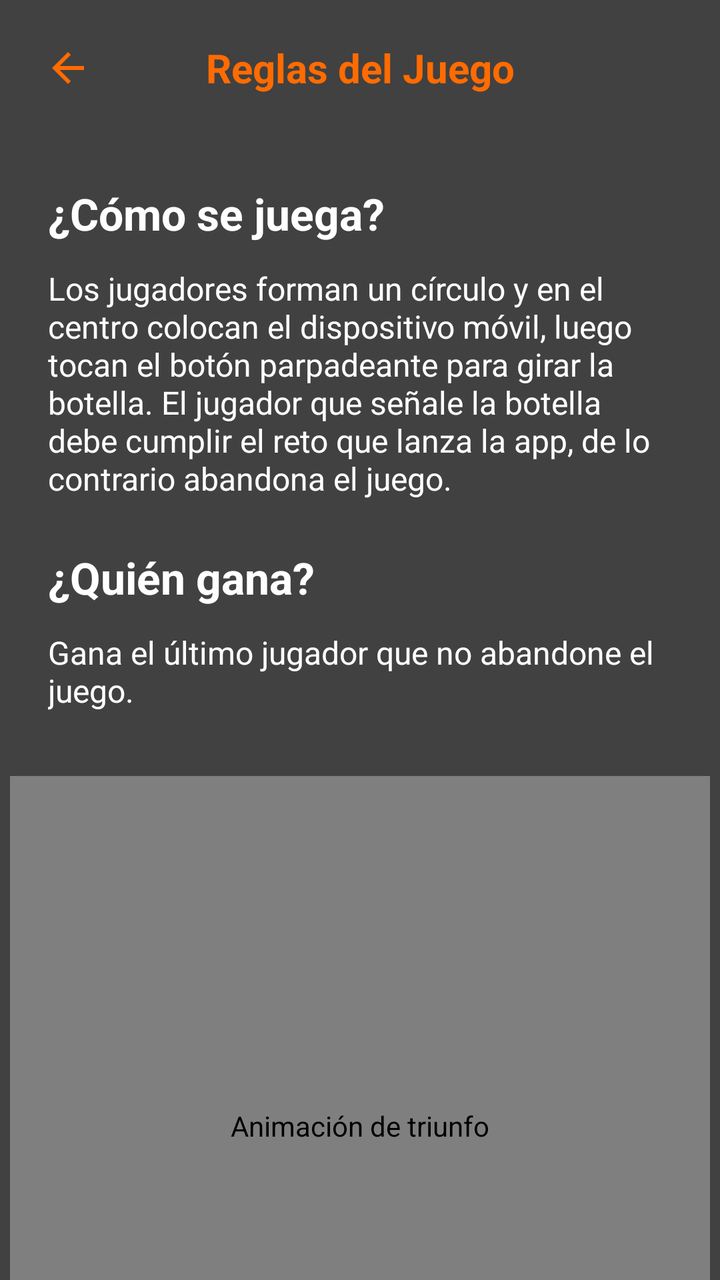
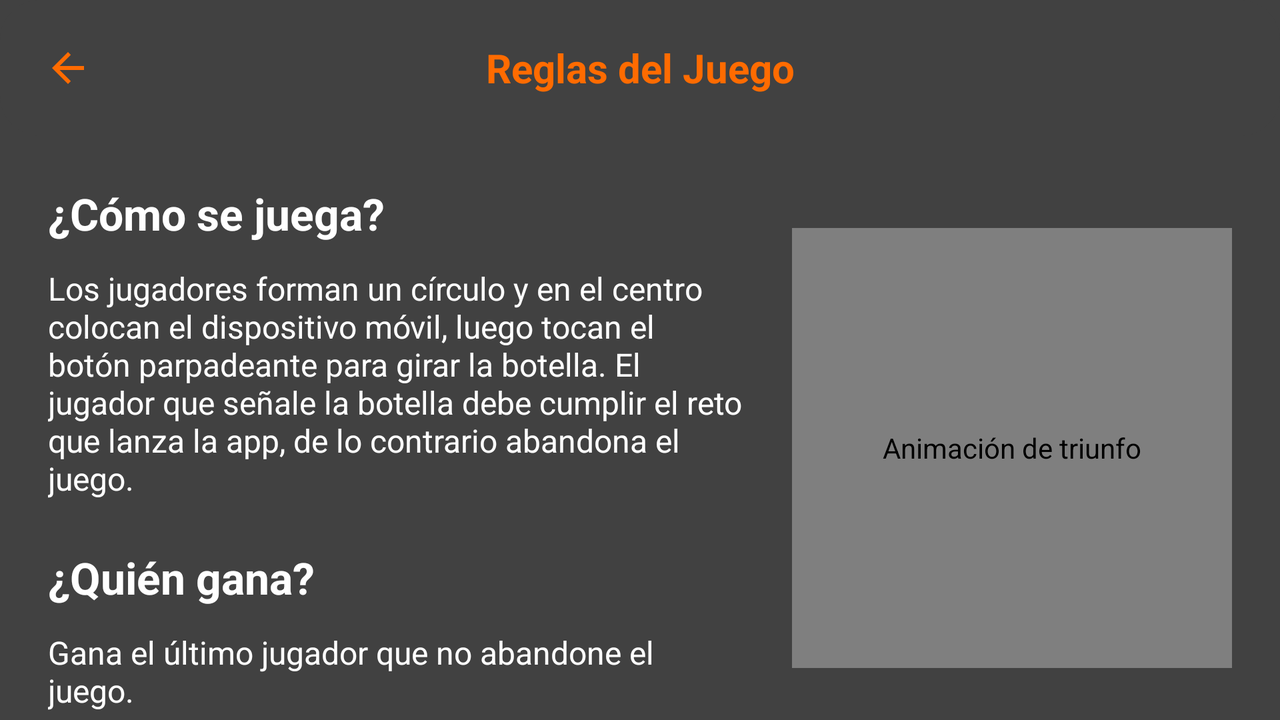

One screen, two layout resources from the same app: the default and the repository's alternative for another configuration. Each is rendered where Android would select it; the XML of both is given below.
<!-- AndroidManifest.xml: application theme Theme.MyApplication -->
<!-- res/layout/fragment_instructions.xml -->
<?xml version="1.0" encoding="utf-8"?>
<androidx.constraintlayout.widget.ConstraintLayout
    xmlns:android="http://schemas.android.com/apk/res/android"
    xmlns:app="http://schemas.android.com/apk/res-auto"
    xmlns:tools="http://schemas.android.com/tools"
    android:layout_width="match_parent"
    android:layout_height="match_parent"
    android:fitsSystemWindows="true"
    android:background="@color/dark_gray">

    <include
        android:id="@+id/toolbarInstructions"
        layout="@layout/toolbar_instructions"
        android:layout_width="0dp"
        android:layout_height="wrap_content"
        app:layout_constraintEnd_toEndOf="parent"
        app:layout_constraintStart_toStartOf="parent"
        app:layout_constraintTop_toTopOf="parent" />

    <TextView
        android:id="@+id/txtHowToPlayTitle"
        android:layout_width="0dp"
        android:layout_height="wrap_content"
        android:layout_marginStart="24dp"
        android:layout_marginTop="24dp"
        android:layout_marginEnd="24dp"
        android:text="@string/how_to_play_title"
        android:textColor="@color/white"
        android:textSize="22sp"
        android:textStyle="bold"
        app:layout_constraintEnd_toEndOf="parent"
        app:layout_constraintStart_toStartOf="parent"
        app:layout_constraintTop_toBottomOf="@id/toolbarInstructions" />

    <TextView
        android:id="@+id/txtHowToPlayDesc"
        android:layout_width="0dp"
        android:layout_height="wrap_content"
        android:layout_marginStart="24dp"
        android:layout_marginTop="12dp"
        android:layout_marginEnd="24dp"
        android:text="@string/how_to_play_desc"
        android:textColor="@color/white"
        android:textSize="16sp"
        app:layout_constraintEnd_toEndOf="parent"
        app:layout_constraintStart_toStartOf="parent"
        app:layout_constraintTop_toBottomOf="@id/txtHowToPlayTitle" />

    <TextView
        android:id="@+id/txtWhoWinsTitle"
        android:layout_width="0dp"
        android:layout_height="wrap_content"
        android:layout_marginStart="24dp"
        android:layout_marginTop="24dp"
        android:layout_marginEnd="24dp"
        android:text="@string/who_wins_title"
        android:textColor="@color/white"
        android:textSize="22sp"
        android:textStyle="bold"
        app:layout_constraintEnd_toEndOf="parent"
        app:layout_constraintStart_toStartOf="parent"
        app:layout_constraintTop_toBottomOf="@id/txtHowToPlayDesc" />

    <TextView
        android:id="@+id/txtWhoWinsDesc"
        android:layout_width="0dp"
        android:layout_height="wrap_content"
        android:layout_marginStart="24dp"
        android:layout_marginTop="12dp"
        android:layout_marginEnd="24dp"
        android:text="@string/who_wins_desc"
        android:textColor="@color/white"
        android:textSize="16sp"
        app:layout_constraintEnd_toEndOf="parent"
        app:layout_constraintStart_toStartOf="parent"
        app:layout_constraintTop_toBottomOf="@id/txtWhoWinsTitle" />

    <com.airbnb.lottie.LottieAnimationView
        android:id="@+id/imgVictory"
        android:layout_width="350dp"
        android:layout_height="350dp"
        android:layout_marginTop="32dp"
        android:contentDescription="@string/victory_image"
        app:lottie_rawRes="@raw/trophy"
        app:lottie_autoPlay="false"
        app:lottie_loop="false"

        app:layout_constraintEnd_toEndOf="parent"
        app:layout_constraintStart_toStartOf="parent"
        app:layout_constraintTop_toBottomOf="@id/txtWhoWinsDesc" />

</androidx.constraintlayout.widget.ConstraintLayout>
<!-- res/layout/toolbar_instructions.xml (included above) -->
<?xml version="1.0" encoding="utf-8"?>
<androidx.cardview.widget.CardView
    xmlns:android="http://schemas.android.com/apk/res/android"
    xmlns:app="http://schemas.android.com/apk/res-auto"
    android:layout_width="match_parent"
    android:layout_height="70dp"
    android:layout_margin="16dp"
    app:cardBackgroundColor="@color/dark_gray"
    app:cardCornerRadius="20dp"
    app:cardElevation="0dp"
    app:cardUseCompatPadding="false"
    app:cardPreventCornerOverlap="false">

    <LinearLayout
        android:layout_width="match_parent"
        android:layout_height="match_parent"
        android:gravity="center_vertical"
        android:orientation="horizontal"
        android:padding="10dp">

        <ImageButton
            android:id="@+id/btnBack"
            android:layout_width="48dp"
            android:layout_height="48dp"
            android:background="@android:color/transparent"
            android:clickable="true"
            android:contentDescription="@string/back_button"
            android:focusable="true"
            android:foreground="?attr/selectableItemBackgroundBorderless"
            android:scaleType="centerInside"
            android:src="@drawable/ic_arrow_back" />

        <TextView
            android:layout_width="0dp"
            android:layout_height="wrap_content"
            android:layout_weight="1"
            android:gravity="center"
            android:text="@string/rules_title"
            android:textColor="@color/orange"
            android:textSize="20sp"
            android:textStyle="bold" />

        <View
            android:layout_width="48dp"
            android:layout_height="48dp" />

    </LinearLayout>

</androidx.cardview.widget.CardView>
<!-- resources referenced by this layout -->
<resources>
  <color name="dark_gray">#FF414141</color>
  <color name="orange">#FF6B00</color>
  <color name="white">#FFFFFFFF</color>
  <!-- drawable ic_arrow_back (drawable) -->
  <?xml version="1.0" encoding="utf-8"?>
  <vector xmlns:android="http://schemas.android.com/apk/res/android"
      android:width="24dp"
      android:height="24dp"
      android:viewportWidth="24"
      android:viewportHeight="24">
      <path
          android:fillColor="#FF6B00"
          android:pathData="M20,11H7.83l5.59,-5.59L12,4l-8,8 8,8 1.41,-1.41L7.83,13H20v-2z"/>
  </vector>
  <string name="back_button">Volver</string>
  <string name="how_to_play_desc">Los jugadores forman un círculo y en el centro colocan el dispositivo móvil, luego tocan el botón parpadeante para girar la botella. El jugador que señale la botella debe cumplir el reto que lanza la app, de lo contrario abandona el juego.</string>
  <string name="how_to_play_title">¿Cómo se juega?</string>
  <string name="rules_title">Reglas del Juego</string>
  <string name="victory_image">Animación de triunfo</string>
  <string name="who_wins_desc">Gana el último jugador que no abandone el juego.</string>
  <string name="who_wins_title">¿Quién gana?</string>
  <style name="Theme.MyApplication" parent="Base.Theme.MyApplication" />
  <style name="Base.Theme.MyApplication" parent="Theme.Material3.DayNight.NoActionBar">
          
          
      </style>
</resources>
<!-- res/layout-land/fragment_instructions.xml (the repository's variant of the layout above) -->
<!-- drawn on the phone turned sideways -->
<?xml version="1.0" encoding="utf-8"?>
<androidx.constraintlayout.widget.ConstraintLayout
    xmlns:android="http://schemas.android.com/apk/res/android"
    xmlns:app="http://schemas.android.com/apk/res-auto"
    android:layout_width="match_parent"
    android:layout_height="match_parent"
    android:fitsSystemWindows="true"
    android:background="@color/dark_gray">

    <include
        android:id="@+id/toolbarInstructions"
        layout="@layout/toolbar_instructions"
        android:layout_width="0dp"
        android:layout_height="wrap_content"
        app:layout_constraintEnd_toEndOf="parent"
        app:layout_constraintStart_toStartOf="parent"
        app:layout_constraintTop_toTopOf="parent" />

    <androidx.core.widget.NestedScrollView
        android:layout_width="0dp"
        android:layout_height="0dp"
        android:fillViewport="true"
        app:layout_constraintTop_toBottomOf="@id/toolbarInstructions"
        app:layout_constraintBottom_toBottomOf="parent"
        app:layout_constraintStart_toStartOf="parent"
        app:layout_constraintEnd_toEndOf="parent">

        <LinearLayout
            android:layout_width="match_parent"
            android:layout_height="wrap_content"
            android:orientation="horizontal"
            android:padding="24dp"
            android:gravity="center_vertical">

            <LinearLayout
                android:layout_width="0dp"
                android:layout_height="wrap_content"
                android:layout_weight="1"
                android:orientation="vertical">

                <TextView
                    android:id="@+id/txtHowToPlayTitle"
                    android:layout_width="match_parent"
                    android:layout_height="wrap_content"
                    android:text="@string/how_to_play_title"
                    android:textColor="@color/white"
                    android:textSize="22sp"
                    android:textStyle="bold" />

                <TextView
                    android:id="@+id/txtHowToPlayDesc"
                    android:layout_width="match_parent"
                    android:layout_height="wrap_content"
                    android:layout_marginTop="12dp"
                    android:text="@string/how_to_play_desc"
                    android:textColor="@color/white"
                    android:textSize="16sp" />

                <TextView
                    android:id="@+id/txtWhoWinsTitle"
                    android:layout_width="match_parent"
                    android:layout_height="wrap_content"
                    android:layout_marginTop="24dp"
                    android:text="@string/who_wins_title"
                    android:textColor="@color/white"
                    android:textSize="22sp"
                    android:textStyle="bold" />

                <TextView
                    android:id="@+id/txtWhoWinsDesc"
                    android:layout_width="match_parent"
                    android:layout_height="wrap_content"
                    android:layout_marginTop="12dp"
                    android:text="@string/who_wins_desc"
                    android:textColor="@color/white"
                    android:textSize="16sp" />

            </LinearLayout>

            <com.airbnb.lottie.LottieAnimationView
                android:id="@+id/imgVictory"
                android:layout_width="220dp"
                android:layout_height="220dp"
                android:layout_marginStart="24dp"
                android:contentDescription="@string/victory_image"
                app:lottie_rawRes="@raw/trophy"
                app:lottie_autoPlay="false"
                app:lottie_loop="false" />

        </LinearLayout>

    </androidx.core.widget.NestedScrollView>

</androidx.constraintlayout.widget.ConstraintLayout>
